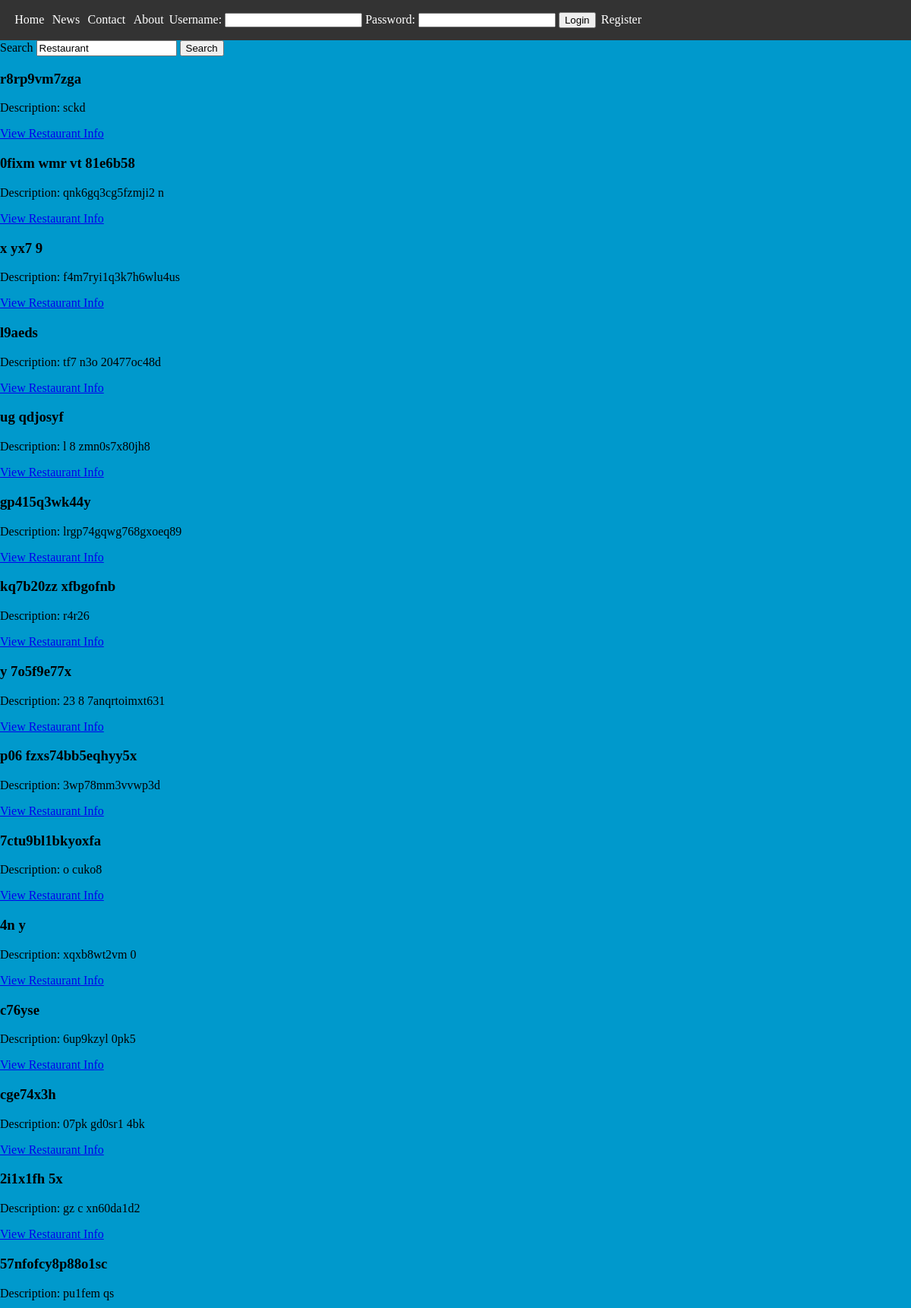
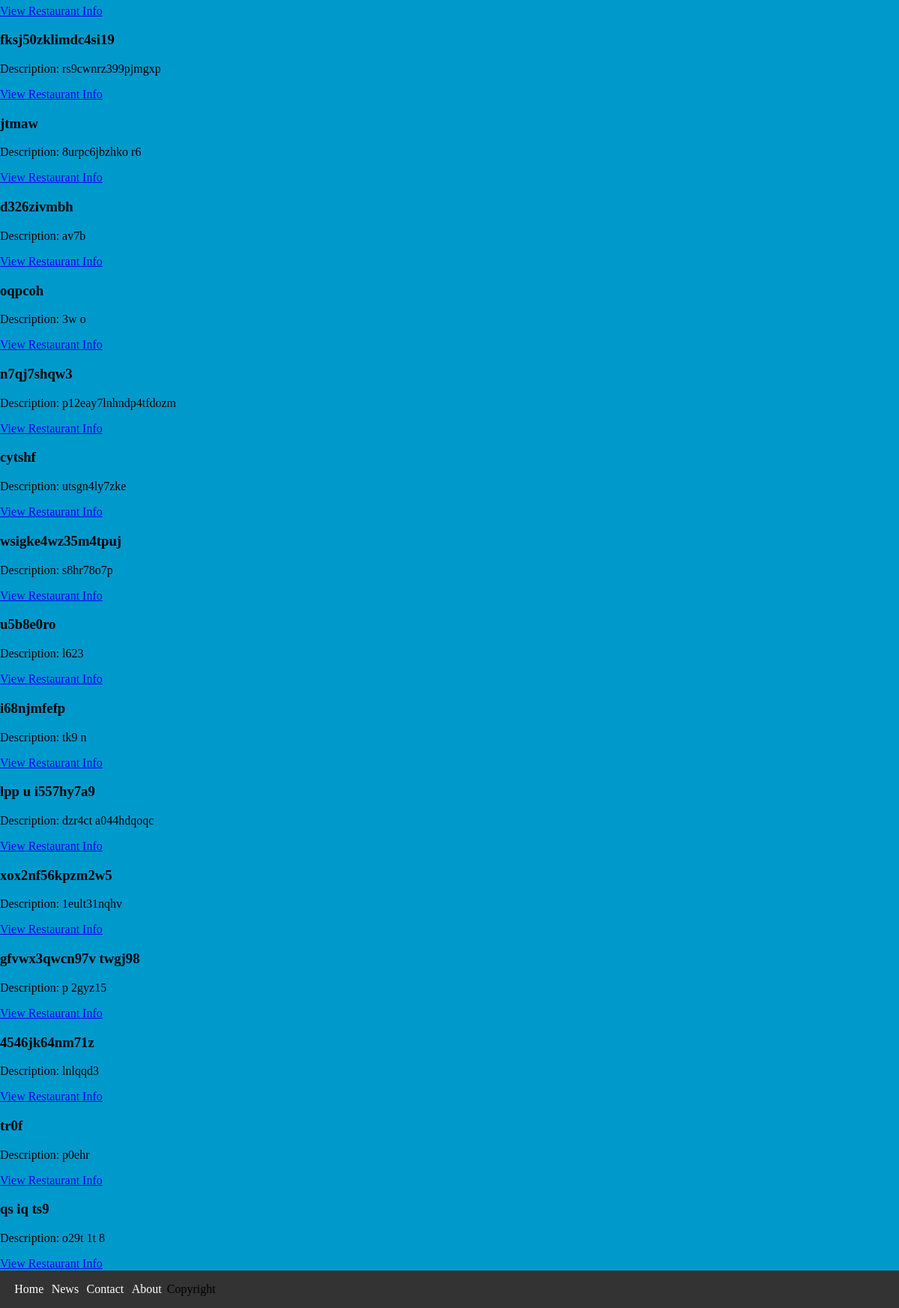
/Pages/home.php, run on the app's committed database (2 pictures, top to bottom).
### tables this page shows
CREATE TABLE restaurant (id INTEGER PRIMARY KEY AUTOINCREMENT NOT NULL, name VARCHAR NOT NULL, description VARCHAR DEFAULT ('Description not available'), owner INTEGER REFERENCES user (id));

### database/restaurants.php (called while the page is built, shortened)
<?php
	function getAllRestaurants() {
		global $db;
		$stmt = $db->prepare('SELECT * FROM restaurant');
		$stmt->execute();
		return $stmt->fetchAll();
	}
?>

### Pages/home.php (the view, shortened to what this page needs)
<?php
include_once('../templates/header.php');
include_once('../database/connect.php');
include_once('../database/restaurants.php');
?>
<div class="searchBar">
<label> Search <input type= "text" value="Restaurant"/> </label>
<button name="SearchButton"> Search </button>
</div>
<div id="restaurantList">
<?php
$result = getAllRestaurants();
foreach( $result as $row) {
	echo '<div class="restaurant-item">';
	echo '<h3>' . $row['name'] . '</h3>';
	echo '<p>' . 'Description: ' . $row['description'] . '</p>';
  $link = "../Pages/show_restaurant.php?id=" . $row['id'];
  echo "<a href=$link> View Restaurant Info </a>";
	echo '</div>';
	}
?>
</div>
<?php
include_once('../templates/footer.php');
?>

### css/style.css (style rules this page uses)
body { margin : 0; padding : 0; border : 0; background-color: #0099cc; }

### data on the page
restaurant: name "r8rp9vm7zga", description "sckd"
restaurant: name "0fixm wmr vt 81e6b58", description "qnk6gq3cg5fzmji2 n"
restaurant: name "x yx7 9", description "f4m7ryi1q3k7h6wlu4us"
restaurant: name "l9aeds", description "tf7 n3o 20477oc48d"
restaurant: name "ug qdjosyf", description "l 8 zmn0s7x80jh8"
restaurant: name "gp415q3wk44y", description "lrgp74gqwg768gxoeq89"
restaurant: name "kq7b20zz xfbgofnb", description "r4r26"
restaurant: name "y 7o5f9e77x", description "23 8 7anqrtoimxt631"
restaurant: name "p06 fzxs74bb5eqhyy5x", description "3wp78mm3vvwp3d"
restaurant: name "7ctu9bl1bkyoxfa", description "o cuko8"
restaurant: name "4n y", description "xqxb8wt2vm 0"
restaurant: name "c76yse", description "6up9kzyl 0pk5"
restaurant: name "cge74x3h", description "07pk gd0sr1 4bk"
restaurant: name "2i1x1fh 5x", description "gz c xn60da1d2"
restaurant: name "57nfofcy8p88o1sc", description "pu1fem qs"
restaurant: name "fksj50zklimdc4si19", description "rs9cwnrz399pjmgxp"
restaurant: name "jtmaw", description "8urpc6jbzhko r6"
restaurant: name "d326zivmbh", description "av7b"
restaurant: name "oqpcoh", description "3w o"
restaurant: name "n7qj7shqw3", description "p12eay7lnhndp4tfdozm"
restaurant: name "cytshf", description "utsgn4ly7zke"
restaurant: name "wsigke4wz35m4tpuj", description "s8hr78o7p"
restaurant: name "u5b8e0ro", description "l623"
restaurant: name "i68njmfefp", description "tk9 n"
restaurant: name "lpp u i557hy7a9", description "dzr4ct a044hdqoqc"
restaurant: name "xox2nf56kpzm2w5", description "1eult31nqhv"
restaurant: name "gfvwx3qwcn97v twgj98", description "p 2gyz15"
restaurant: name "4546jk64nm71z", description "lnlqqd3"
restaurant: name "tr0f", description "p0ehr"
restaurant: name "qs iq ts9", description "o29t 1t 8"
